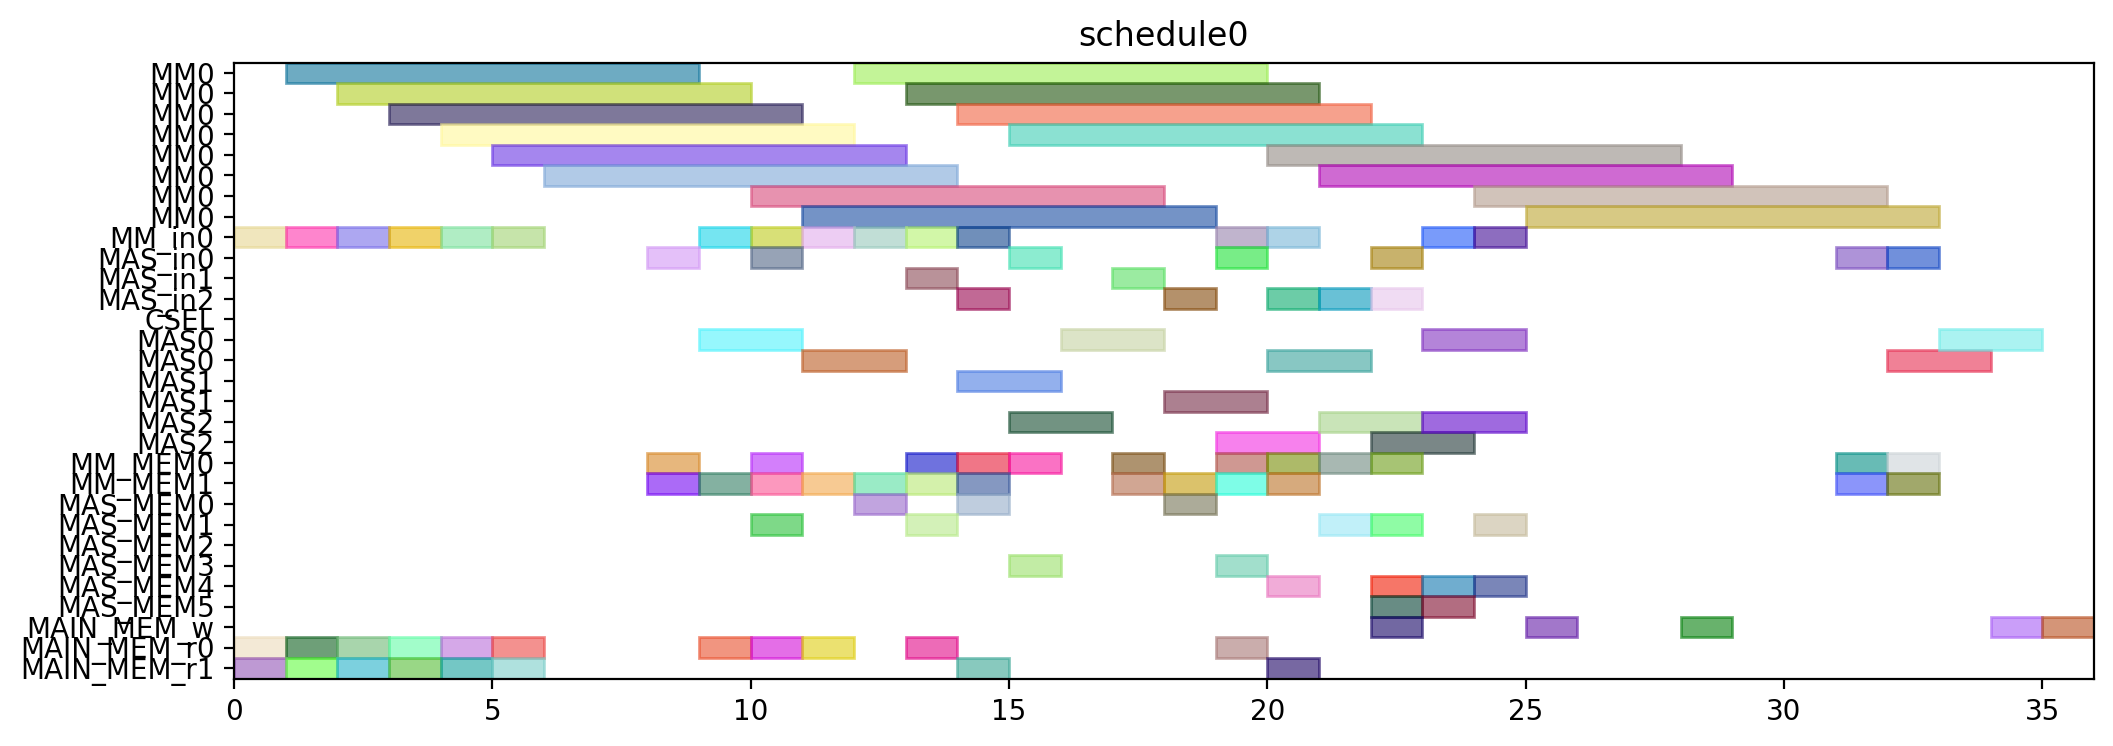

The script that drew this image:
from pyschedule import Scenario, solvers, plotters, alt


def solve():
	horizon = 120
	S = Scenario("schedule0", horizon=horizon)

	# resource
	MM = S.Resources('MM', num=1, size=8)
	MM_in = S.Resources('MM_in', num=1)
	MAS_in = S.Resources('MAS_in', num=3)
	CSEL = S.Resource('CSEL')
	MAS = S.Resources('MAS', num=3, size=2, periods=range(1, horizon))
	MM_MEM = S.Resources('MM_MEM', num=2)
	MAS_MEM = S.Resources('MAS_MEM', num=6)
	MAIN_MEM_w = S.Resource('MAIN_MEM_w', size=1)
	MAIN_MEM_r = S.Resources('MAIN_MEM_r', num=2)

	# result of previous scheduling

	# new tasks
	t0 = S.Task('t0', length=8, delay_cost=1)
	t0 += alt(MM)
	t0_in = S.Task('t0_in', length=1, delay_cost=1)
	t0_in += alt(MM_in)
	S += t0_in*MM_in[0]<=t0*MM[0]
	t0_mem0 = S.Task('t0_mem0', length=1, delay_cost=1)
	t0_mem0 += MAIN_MEM_r[0]
	S += t0_mem0 <= t0

	t0_mem1 = S.Task('t0_mem1', length=1, delay_cost=1)
	t0_mem1 += MAIN_MEM_r[1]
	S += t0_mem1 <= t0

	t1 = S.Task('t1', length=8, delay_cost=1)
	t1 += alt(MM)
	t1_in = S.Task('t1_in', length=1, delay_cost=1)
	t1_in += alt(MM_in)
	S += t1_in*MM_in[0]<=t1*MM[0]
	t1_mem0 = S.Task('t1_mem0', length=1, delay_cost=1)
	t1_mem0 += MAIN_MEM_r[0]
	S += t1_mem0 <= t1

	t1_mem1 = S.Task('t1_mem1', length=1, delay_cost=1)
	t1_mem1 += MAIN_MEM_r[1]
	S += t1_mem1 <= t1

	t2 = S.Task('t2', length=8, delay_cost=1)
	t2 += alt(MM)
	t2_in = S.Task('t2_in', length=1, delay_cost=1)
	t2_in += alt(MM_in)
	S += t2_in*MM_in[0]<=t2*MM[0]
	t2_mem0 = S.Task('t2_mem0', length=1, delay_cost=1)
	t2_mem0 += MAIN_MEM_r[0]
	S += t2_mem0 <= t2

	t2_mem1 = S.Task('t2_mem1', length=1, delay_cost=1)
	t2_mem1 += MAIN_MEM_r[1]
	S += t2_mem1 <= t2

	t3 = S.Task('t3', length=8, delay_cost=1)
	t3 += alt(MM)
	t3_in = S.Task('t3_in', length=1, delay_cost=1)
	t3_in += alt(MM_in)
	S += t3_in*MM_in[0]<=t3*MM[0]
	t3_mem0 = S.Task('t3_mem0', length=1, delay_cost=1)
	t3_mem0 += MAIN_MEM_r[0]
	S += t3_mem0 <= t3

	t3_mem1 = S.Task('t3_mem1', length=1, delay_cost=1)
	t3_mem1 += MAIN_MEM_r[1]
	S += t3_mem1 <= t3

	t5 = S.Task('t5', length=8, delay_cost=1)
	t5 += alt(MM)
	t5_in = S.Task('t5_in', length=1, delay_cost=1)
	t5_in += alt(MM_in)
	S += t5_in*MM_in[0]<=t5*MM[0]
	t5_mem0 = S.Task('t5_mem0', length=1, delay_cost=1)
	t5_mem0 += MAIN_MEM_r[0]
	S += t5_mem0 <= t5

	t5_mem1 = S.Task('t5_mem1', length=1, delay_cost=1)
	t5_mem1 += MAIN_MEM_r[1]
	S += t5_mem1 <= t5

	t23 = S.Task('t23', length=8, delay_cost=1)
	t23 += alt(MM)
	t23_in = S.Task('t23_in', length=1, delay_cost=1)
	t23_in += alt(MM_in)
	S += t23_in*MM_in[0]<=t23*MM[0]
	t23_mem0 = S.Task('t23_mem0', length=1, delay_cost=1)
	t23_mem0 += MAIN_MEM_r[0]
	S += t23_mem0 <= t23

	t23_mem1 = S.Task('t23_mem1', length=1, delay_cost=1)
	t23_mem1 += MAIN_MEM_r[1]
	S += t23_mem1 <= t23

	t4 = S.Task('t4', length=2, delay_cost=1)
	t4 += alt(MAS)
	t4_in = S.Task('t4_in', length=1, delay_cost=1)
	t4_in += alt(MAS_in)
	S += t4_in*MAS_in[0]<=t4*MAS[0]

	S += t4_in*MAS_in[1]<=t4*MAS[1]

	S += t4_in*MAS_in[2]<=t4*MAS[2]

	t4_mem0 = S.Task('t4_mem0', length=1, delay_cost=1)
	t4_mem0 += alt(MM_MEM)
	S += (t3*MM[0])-1 < t4_mem0*MM_MEM[0]
	S += t4_mem0 <= t4

	t4_mem1 = S.Task('t4_mem1', length=1, delay_cost=1)
	t4_mem1 += alt(MM_MEM)
	S += (t3*MM[0])-1 < t4_mem1*MM_MEM[1]
	S += t4_mem1 <= t4

	t6 = S.Task('t6', length=2, delay_cost=1)
	t6 += alt(MAS)
	t6_in = S.Task('t6_in', length=1, delay_cost=1)
	t6_in += alt(MAS_in)
	S += t6_in*MAS_in[0]<=t6*MAS[0]

	S += t6_in*MAS_in[1]<=t6*MAS[1]

	S += t6_in*MAS_in[2]<=t6*MAS[2]

	t6_mem0 = S.Task('t6_mem0', length=1, delay_cost=1)
	t6_mem0 += alt(MM_MEM)
	S += (t5*MM[0])-1 < t6_mem0*MM_MEM[0]
	S += t6_mem0 <= t6

	t6_mem1 = S.Task('t6_mem1', length=1, delay_cost=1)
	t6_mem1 += alt(MM_MEM)
	S += (t5*MM[0])-1 < t6_mem1*MM_MEM[1]
	S += t6_mem1 <= t6

	t8 = S.Task('t8', length=8, delay_cost=1)
	t8 += alt(MM)
	t8_in = S.Task('t8_in', length=1, delay_cost=1)
	t8_in += alt(MM_in)
	S += t8_in*MM_in[0]<=t8*MM[0]
	t8_mem0 = S.Task('t8_mem0', length=1, delay_cost=1)
	t8_mem0 += MAIN_MEM_r[0]
	S += t8_mem0 <= t8

	t8_mem1 = S.Task('t8_mem1', length=1, delay_cost=1)
	t8_mem1 += alt(MM_MEM)
	S += (t2*MM[0])-1 < t8_mem1*MM_MEM[1]
	S += t8_mem1 <= t8

	t15 = S.Task('t15', length=8, delay_cost=1)
	t15 += alt(MM)
	t15_in = S.Task('t15_in', length=1, delay_cost=1)
	t15_in += alt(MM_in)
	S += t15_in*MM_in[0]<=t15*MM[0]
	t15_mem0 = S.Task('t15_mem0', length=1, delay_cost=1)
	t15_mem0 += MAIN_MEM_r[0]
	S += t15_mem0 <= t15

	t15_mem1 = S.Task('t15_mem1', length=1, delay_cost=1)
	t15_mem1 += alt(MM_MEM)
	S += (t2*MM[0])-1 < t15_mem1*MM_MEM[1]
	S += t15_mem1 <= t15

	t19 = S.Task('t19', length=2, delay_cost=1)
	t19 += alt(MAS)
	t19_in = S.Task('t19_in', length=1, delay_cost=1)
	t19_in += alt(MAS_in)
	S += t19_in*MAS_in[0]<=t19*MAS[0]

	S += t19_in*MAS_in[1]<=t19*MAS[1]

	S += t19_in*MAS_in[2]<=t19*MAS[2]

	t19_mem0 = S.Task('t19_mem0', length=1, delay_cost=1)
	t19_mem0 += alt(MM_MEM)
	S += (t0*MM[0])-1 < t19_mem0*MM_MEM[0]
	S += t19_mem0 <= t19

	t19_mem1 = S.Task('t19_mem1', length=1, delay_cost=1)
	t19_mem1 += alt(MM_MEM)
	S += (t0*MM[0])-1 < t19_mem1*MM_MEM[1]
	S += t19_mem1 <= t19

	t24 = S.Task('t24', length=2, delay_cost=1)
	t24 += alt(MAS)
	t24_in = S.Task('t24_in', length=1, delay_cost=1)
	t24_in += alt(MAS_in)
	S += t24_in*MAS_in[0]<=t24*MAS[0]

	S += t24_in*MAS_in[1]<=t24*MAS[1]

	S += t24_in*MAS_in[2]<=t24*MAS[2]

	t24_mem0 = S.Task('t24_mem0', length=1, delay_cost=1)
	t24_mem0 += alt(MM_MEM)
	S += (t23*MM[0])-1 < t24_mem0*MM_MEM[0]
	S += t24_mem0 <= t24

	t24_mem1 = S.Task('t24_mem1', length=1, delay_cost=1)
	t24_mem1 += alt(MM_MEM)
	S += (t23*MM[0])-1 < t24_mem1*MM_MEM[1]
	S += t24_mem1 <= t24

	t7 = S.Task('t7', length=8, delay_cost=1)
	t7 += alt(MM)
	t7_in = S.Task('t7_in', length=1, delay_cost=1)
	t7_in += alt(MM_in)
	S += t7_in*MM_in[0]<=t7*MM[0]
	t7_mem0 = S.Task('t7_mem0', length=1, delay_cost=1)
	t7_mem0 += MAIN_MEM_r[0]
	S += t7_mem0 <= t7

	t7_mem1 = S.Task('t7_mem1', length=1, delay_cost=1)
	t7_mem1 += alt(MAS_MEM)
	S += (t6*MAS[0])-1 < t7_mem1*MAS_MEM[1]
	S += (t6*MAS[1])-1 < t7_mem1*MAS_MEM[3]
	S += (t6*MAS[2])-1 < t7_mem1*MAS_MEM[5]
	S += t7_mem1 <= t7

	t14 = S.Task('t14', length=8, delay_cost=1)
	t14 += alt(MM)
	t14_in = S.Task('t14_in', length=1, delay_cost=1)
	t14_in += alt(MM_in)
	S += t14_in*MM_in[0]<=t14*MM[0]
	S += 0<t14

	t14_w = S.Task('t14_w', length=1, delay_cost=1)
	t14_w += alt(MAIN_MEM_w)
	S += t14 <= t14_w

	t14_mem0 = S.Task('t14_mem0', length=1, delay_cost=1)
	t14_mem0 += MAIN_MEM_r[0]
	S += t14_mem0 <= t14

	t14_mem1 = S.Task('t14_mem1', length=1, delay_cost=1)
	t14_mem1 += alt(MAS_MEM)
	S += (t6*MAS[0])-1 < t14_mem1*MAS_MEM[1]
	S += (t6*MAS[1])-1 < t14_mem1*MAS_MEM[3]
	S += (t6*MAS[2])-1 < t14_mem1*MAS_MEM[5]
	S += t14_mem1 <= t14

	t16 = S.Task('t16', length=2, delay_cost=1)
	t16 += alt(MAS)
	t16_in = S.Task('t16_in', length=1, delay_cost=1)
	t16_in += alt(MAS_in)
	S += t16_in*MAS_in[0]<=t16*MAS[0]

	S += t16_in*MAS_in[1]<=t16*MAS[1]

	S += t16_in*MAS_in[2]<=t16*MAS[2]

	t16_mem0 = S.Task('t16_mem0', length=1, delay_cost=1)
	t16_mem0 += alt(MM_MEM)
	S += (t0*MM[0])-1 < t16_mem0*MM_MEM[0]
	S += t16_mem0 <= t16

	t16_mem1 = S.Task('t16_mem1', length=1, delay_cost=1)
	t16_mem1 += alt(MM_MEM)
	S += (t15*MM[0])-1 < t16_mem1*MM_MEM[1]
	S += t16_mem1 <= t16

	t20 = S.Task('t20', length=2, delay_cost=1)
	t20 += alt(MAS)
	t20_in = S.Task('t20_in', length=1, delay_cost=1)
	t20_in += alt(MAS_in)
	S += t20_in*MAS_in[0]<=t20*MAS[0]

	S += t20_in*MAS_in[1]<=t20*MAS[1]

	S += t20_in*MAS_in[2]<=t20*MAS[2]

	t20_mem0 = S.Task('t20_mem0', length=1, delay_cost=1)
	t20_mem0 += alt(MM_MEM)
	S += (t0*MM[0])-1 < t20_mem0*MM_MEM[0]
	S += t20_mem0 <= t20

	t20_mem1 = S.Task('t20_mem1', length=1, delay_cost=1)
	t20_mem1 += alt(MAS_MEM)
	S += (t19*MAS[0])-1 < t20_mem1*MAS_MEM[1]
	S += (t19*MAS[1])-1 < t20_mem1*MAS_MEM[3]
	S += (t19*MAS[2])-1 < t20_mem1*MAS_MEM[5]
	S += t20_mem1 <= t20

	t25 = S.Task('t25', length=8, delay_cost=1)
	t25 += alt(MM)
	t25_in = S.Task('t25_in', length=1, delay_cost=1)
	t25_in += alt(MM_in)
	S += t25_in*MM_in[0]<=t25*MM[0]
	t25_mem0 = S.Task('t25_mem0', length=1, delay_cost=1)
	t25_mem0 += alt(MAS_MEM)
	S += (t24*MAS[0])-1 < t25_mem0*MAS_MEM[0]
	S += (t24*MAS[1])-1 < t25_mem0*MAS_MEM[2]
	S += (t24*MAS[2])-1 < t25_mem0*MAS_MEM[4]
	S += t25_mem0 <= t25

	t25_mem1 = S.Task('t25_mem1', length=1, delay_cost=1)
	t25_mem1 += MAIN_MEM_r[1]
	S += t25_mem1 <= t25

	t26 = S.Task('t26', length=8, delay_cost=1)
	t26 += alt(MM)
	t26_in = S.Task('t26_in', length=1, delay_cost=1)
	t26_in += alt(MM_in)
	S += t26_in*MM_in[0]<=t26*MM[0]
	t26_mem0 = S.Task('t26_mem0', length=1, delay_cost=1)
	t26_mem0 += alt(MAS_MEM)
	S += (t24*MAS[0])-1 < t26_mem0*MAS_MEM[0]
	S += (t24*MAS[1])-1 < t26_mem0*MAS_MEM[2]
	S += (t24*MAS[2])-1 < t26_mem0*MAS_MEM[4]
	S += t26_mem0 <= t26

	t26_mem1 = S.Task('t26_mem1', length=1, delay_cost=1)
	t26_mem1 += alt(MM_MEM)
	S += (t1*MM[0])-1 < t26_mem1*MM_MEM[1]
	S += t26_mem1 <= t26

	t9 = S.Task('t9', length=2, delay_cost=1)
	t9 += alt(MAS)
	t9_in = S.Task('t9_in', length=1, delay_cost=1)
	t9_in += alt(MAS_in)
	S += t9_in*MAS_in[0]<=t9*MAS[0]

	S += t9_in*MAS_in[1]<=t9*MAS[1]

	S += t9_in*MAS_in[2]<=t9*MAS[2]

	t9_mem0 = S.Task('t9_mem0', length=1, delay_cost=1)
	t9_mem0 += alt(MM_MEM)
	S += (t7*MM[0])-1 < t9_mem0*MM_MEM[0]
	S += t9_mem0 <= t9

	t9_mem1 = S.Task('t9_mem1', length=1, delay_cost=1)
	t9_mem1 += alt(MM_MEM)
	S += (t8*MM[0])-1 < t9_mem1*MM_MEM[1]
	S += t9_mem1 <= t9

	t17 = S.Task('t17', length=8, delay_cost=1)
	t17 += alt(MM)
	t17_in = S.Task('t17_in', length=1, delay_cost=1)
	t17_in += alt(MM_in)
	S += t17_in*MM_in[0]<=t17*MM[0]
	S += 0<t17

	t17_w = S.Task('t17_w', length=1, delay_cost=1)
	t17_w += alt(MAIN_MEM_w)
	S += t17 <= t17_w

	t17_mem0 = S.Task('t17_mem0', length=1, delay_cost=1)
	t17_mem0 += MAIN_MEM_r[0]
	S += t17_mem0 <= t17

	t17_mem1 = S.Task('t17_mem1', length=1, delay_cost=1)
	t17_mem1 += alt(MAS_MEM)
	S += (t16*MAS[0])-1 < t17_mem1*MAS_MEM[1]
	S += (t16*MAS[1])-1 < t17_mem1*MAS_MEM[3]
	S += (t16*MAS[2])-1 < t17_mem1*MAS_MEM[5]
	S += t17_mem1 <= t17

	t21 = S.Task('t21', length=2, delay_cost=1)
	t21 += alt(MAS)
	t21_in = S.Task('t21_in', length=1, delay_cost=1)
	t21_in += alt(MAS_in)
	S += t21_in*MAS_in[0]<=t21*MAS[0]

	S += t21_in*MAS_in[1]<=t21*MAS[1]

	S += t21_in*MAS_in[2]<=t21*MAS[2]

	t21_mem0 = S.Task('t21_mem0', length=1, delay_cost=1)
	t21_mem0 += alt(MAS_MEM)
	S += (t20*MAS[0])-1 < t21_mem0*MAS_MEM[0]
	S += (t20*MAS[1])-1 < t21_mem0*MAS_MEM[2]
	S += (t20*MAS[2])-1 < t21_mem0*MAS_MEM[4]
	S += t21_mem0 <= t21

	t21_mem1 = S.Task('t21_mem1', length=1, delay_cost=1)
	t21_mem1 += alt(MM_MEM)
	S += (t15*MM[0])-1 < t21_mem1*MM_MEM[1]
	S += t21_mem1 <= t21

	t27 = S.Task('t27', length=2, delay_cost=1)
	t27 += alt(MAS)
	t27_in = S.Task('t27_in', length=1, delay_cost=1)
	t27_in += alt(MAS_in)
	S += t27_in*MAS_in[0]<=t27*MAS[0]

	S += t27_in*MAS_in[1]<=t27*MAS[1]

	S += t27_in*MAS_in[2]<=t27*MAS[2]

	t27_mem0 = S.Task('t27_mem0', length=1, delay_cost=1)
	t27_mem0 += alt(MM_MEM)
	S += (t26*MM[0])-1 < t27_mem0*MM_MEM[0]
	S += t27_mem0 <= t27

	t27_mem1 = S.Task('t27_mem1', length=1, delay_cost=1)
	t27_mem1 += alt(MM_MEM)
	S += (t26*MM[0])-1 < t27_mem1*MM_MEM[1]
	S += t27_mem1 <= t27

	t10 = S.Task('t10', length=2, delay_cost=1)
	t10 += alt(MAS)
	t10_in = S.Task('t10_in', length=1, delay_cost=1)
	t10_in += alt(MAS_in)
	S += t10_in*MAS_in[0]<=t10*MAS[0]

	S += t10_in*MAS_in[1]<=t10*MAS[1]

	S += t10_in*MAS_in[2]<=t10*MAS[2]

	t10_mem0 = S.Task('t10_mem0', length=1, delay_cost=1)
	t10_mem0 += alt(MM_MEM)
	S += (t1*MM[0])-1 < t10_mem0*MM_MEM[0]
	S += t10_mem0 <= t10

	t10_mem1 = S.Task('t10_mem1', length=1, delay_cost=1)
	t10_mem1 += alt(MAS_MEM)
	S += (t9*MAS[0])-1 < t10_mem1*MAS_MEM[1]
	S += (t9*MAS[1])-1 < t10_mem1*MAS_MEM[3]
	S += (t9*MAS[2])-1 < t10_mem1*MAS_MEM[5]
	S += t10_mem1 <= t10

	t11 = S.Task('t11', length=2, delay_cost=1)
	t11 += alt(MAS)
	t11_in = S.Task('t11_in', length=1, delay_cost=1)
	t11_in += alt(MAS_in)
	S += t11_in*MAS_in[0]<=t11*MAS[0]

	S += t11_in*MAS_in[1]<=t11*MAS[1]

	S += t11_in*MAS_in[2]<=t11*MAS[2]

	t11_mem0 = S.Task('t11_mem0', length=1, delay_cost=1)
	t11_mem0 += alt(MM_MEM)
	S += (t1*MM[0])-1 < t11_mem0*MM_MEM[0]
	S += t11_mem0 <= t11

	t11_mem1 = S.Task('t11_mem1', length=1, delay_cost=1)
	t11_mem1 += alt(MAS_MEM)
	S += (t9*MAS[0])-1 < t11_mem1*MAS_MEM[1]
	S += (t9*MAS[1])-1 < t11_mem1*MAS_MEM[3]
	S += (t9*MAS[2])-1 < t11_mem1*MAS_MEM[5]
	S += t11_mem1 <= t11

	t22 = S.Task('t22', length=8, delay_cost=1)
	t22 += alt(MM)
	t22_in = S.Task('t22_in', length=1, delay_cost=1)
	t22_in += alt(MM_in)
	S += t22_in*MM_in[0]<=t22*MM[0]
	t22_mem0 = S.Task('t22_mem0', length=1, delay_cost=1)
	t22_mem0 += alt(MAS_MEM)
	S += (t21*MAS[0])-1 < t22_mem0*MAS_MEM[0]
	S += (t21*MAS[1])-1 < t22_mem0*MAS_MEM[2]
	S += (t21*MAS[2])-1 < t22_mem0*MAS_MEM[4]
	S += t22_mem0 <= t22

	t22_mem1 = S.Task('t22_mem1', length=1, delay_cost=1)
	t22_mem1 += MAIN_MEM_r[1]
	S += t22_mem1 <= t22

	new_PZ = S.Task('new_PZ', length=2, delay_cost=1)
	new_PZ += alt(MAS)
	new_PZ_in = S.Task('new_PZ_in', length=1, delay_cost=1)
	new_PZ_in += alt(MAS_in)
	S += new_PZ_in*MAS_in[0]<=new_PZ*MAS[0]

	S += new_PZ_in*MAS_in[1]<=new_PZ*MAS[1]

	S += new_PZ_in*MAS_in[2]<=new_PZ*MAS[2]

	S += 0<new_PZ

	new_PZ_w = S.Task('new_PZ_w', length=1, delay_cost=1)
	new_PZ_w += alt(MAIN_MEM_w)
	S += new_PZ <= new_PZ_w

	new_PZ_mem0 = S.Task('new_PZ_mem0', length=1, delay_cost=1)
	new_PZ_mem0 += alt(MAS_MEM)
	S += (t27*MAS[0])-1 < new_PZ_mem0*MAS_MEM[0]
	S += (t27*MAS[1])-1 < new_PZ_mem0*MAS_MEM[2]
	S += (t27*MAS[2])-1 < new_PZ_mem0*MAS_MEM[4]
	S += new_PZ_mem0 <= new_PZ

	new_PZ_mem1 = S.Task('new_PZ_mem1', length=1, delay_cost=1)
	new_PZ_mem1 += alt(MAS_MEM)
	S += (t27*MAS[0])-1 < new_PZ_mem1*MAS_MEM[1]
	S += (t27*MAS[1])-1 < new_PZ_mem1*MAS_MEM[3]
	S += (t27*MAS[2])-1 < new_PZ_mem1*MAS_MEM[5]
	S += new_PZ_mem1 <= new_PZ

	t12 = S.Task('t12', length=8, delay_cost=1)
	t12 += alt(MM)
	t12_in = S.Task('t12_in', length=1, delay_cost=1)
	t12_in += alt(MM_in)
	S += t12_in*MM_in[0]<=t12*MM[0]
	t12_mem0 = S.Task('t12_mem0', length=1, delay_cost=1)
	t12_mem0 += alt(MAS_MEM)
	S += (t10*MAS[0])-1 < t12_mem0*MAS_MEM[0]
	S += (t10*MAS[1])-1 < t12_mem0*MAS_MEM[2]
	S += (t10*MAS[2])-1 < t12_mem0*MAS_MEM[4]
	S += t12_mem0 <= t12

	t12_mem1 = S.Task('t12_mem1', length=1, delay_cost=1)
	t12_mem1 += alt(MAS_MEM)
	S += (t11*MAS[0])-1 < t12_mem1*MAS_MEM[1]
	S += (t11*MAS[1])-1 < t12_mem1*MAS_MEM[3]
	S += (t11*MAS[2])-1 < t12_mem1*MAS_MEM[5]
	S += t12_mem1 <= t12

	t13 = S.Task('t13', length=8, delay_cost=1)
	t13 += alt(MM)
	t13_in = S.Task('t13_in', length=1, delay_cost=1)
	t13_in += alt(MM_in)
	S += t13_in*MM_in[0]<=t13*MM[0]
	t13_mem0 = S.Task('t13_mem0', length=1, delay_cost=1)
	t13_mem0 += alt(MAS_MEM)
	S += (t4*MAS[0])-1 < t13_mem0*MAS_MEM[0]
	S += (t4*MAS[1])-1 < t13_mem0*MAS_MEM[2]
	S += (t4*MAS[2])-1 < t13_mem0*MAS_MEM[4]
	S += t13_mem0 <= t13

	t13_mem1 = S.Task('t13_mem1', length=1, delay_cost=1)
	t13_mem1 += alt(MAS_MEM)
	S += (t10*MAS[0])-1 < t13_mem1*MAS_MEM[1]
	S += (t10*MAS[1])-1 < t13_mem1*MAS_MEM[3]
	S += (t10*MAS[2])-1 < t13_mem1*MAS_MEM[5]
	S += t13_mem1 <= t13

	new_PY = S.Task('new_PY', length=2, delay_cost=1)
	new_PY += alt(MAS)
	new_PY_in = S.Task('new_PY_in', length=1, delay_cost=1)
	new_PY_in += alt(MAS_in)
	S += new_PY_in*MAS_in[0]<=new_PY*MAS[0]

	S += new_PY_in*MAS_in[1]<=new_PY*MAS[1]

	S += new_PY_in*MAS_in[2]<=new_PY*MAS[2]

	S += 0<new_PY

	new_PY_w = S.Task('new_PY_w', length=1, delay_cost=1)
	new_PY_w += alt(MAIN_MEM_w)
	S += new_PY <= new_PY_w

	new_PY_mem0 = S.Task('new_PY_mem0', length=1, delay_cost=1)
	new_PY_mem0 += alt(MM_MEM)
	S += (t12*MM[0])-1 < new_PY_mem0*MM_MEM[0]
	S += new_PY_mem0 <= new_PY

	new_PY_mem1 = S.Task('new_PY_mem1', length=1, delay_cost=1)
	new_PY_mem1 += alt(MM_MEM)
	S += (t22*MM[0])-1 < new_PY_mem1*MM_MEM[1]
	S += new_PY_mem1 <= new_PY

	new_PX = S.Task('new_PX', length=2, delay_cost=1)
	new_PX += alt(MAS)
	new_PX_in = S.Task('new_PX_in', length=1, delay_cost=1)
	new_PX_in += alt(MAS_in)
	S += new_PX_in*MAS_in[0]<=new_PX*MAS[0]

	S += new_PX_in*MAS_in[1]<=new_PX*MAS[1]

	S += new_PX_in*MAS_in[2]<=new_PX*MAS[2]

	S += 0<new_PX

	new_PX_w = S.Task('new_PX_w', length=1, delay_cost=1)
	new_PX_w += alt(MAIN_MEM_w)
	S += new_PX <= new_PX_w

	new_PX_mem0 = S.Task('new_PX_mem0', length=1, delay_cost=1)
	new_PX_mem0 += alt(MM_MEM)
	S += (t13*MM[0])-1 < new_PX_mem0*MM_MEM[0]
	S += new_PX_mem0 <= new_PX

	new_PX_mem1 = S.Task('new_PX_mem1', length=1, delay_cost=1)
	new_PX_mem1 += alt(MM_MEM)
	S += (t25*MM[0])-1 < new_PX_mem1*MM_MEM[1]
	S += new_PX_mem1 <= new_PX

	solvers.mip.solve(S,msg=1,kind='CPLEX',ratio_gap=1.01)

	solution = [['hoge']*len(S.solution()[1]) for i in range(len(S.solution()))]
	for i in range(len(S.solution())):
		for j in range(len(S.solution()[i])):
			solution[i][j]=str(S.solution()[i][j])
	print(solution)

	cycles = int(solution[-1][3])

	pic_file_name = "/mnt/rose/usr1/fukuda/ABE/multiRAM_multiMAS_16mux/scheduling_result/stage8MM1_stage2MAS3/EP_DBL_A_ANY/schedule0.png"
	if(S.solution() != []):
		plotters.matplotlib.plot(S,img_filename=pic_file_name, show_task_labels=False, fig_size=(cycles*0.25+3, 4))

	return solution
